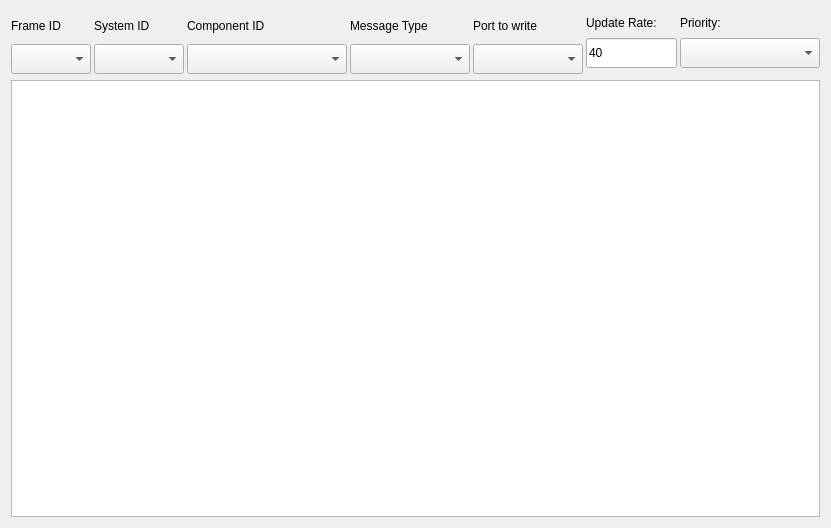
         <widget class="QWidget" name="scrollAreaWidgetContents">
          <property name="geometry">
           <rect>
            <x>0</x>
            <y>0</y>
            <width>831</width>
            <height>528</height>
           </rect>
          </property>
          <layout class="QVBoxLayout" name="verticalLayout_14">
           <item>
            <layout class="QHBoxLayout" name="horizontalLayout_6">
             <property name="spacing">
              <number>3</number>
             </property>
             <item>
              <layout class="QVBoxLayout" name="verticalLayout_7">
               <property name="spacing">
                <number>3</number>
               </property>
               <item>
                <widget class="QLabel" name="textBrowser_5">
                 <property name="sizePolicy">
                  <sizepolicy hsizetype="MinimumExpanding" vsizetype="Fixed">
                   <horstretch>0</horstretch>
                   <verstretch>0</verstretch>
                  </sizepolicy>
                 </property>
                 <property name="minimumSize">
                  <size>
                   <width>80</width>
                   <height>30</height>
                  </size>
                 </property>
                 <property name="maximumSize">
                  <size>
                   <width>16777215</width>
                   <height>30</height>
                  </size>
                 </property>
                 <property name="sizeIncrement">
                  <size>
                   <width>0</width>
                   <height>0</height>
                  </size>
                 </property>
                 <property name="baseSize">
                  <size>
                   <width>0</width>
                   <height>0</height>
                  </size>
                 </property>
                 <property name="layoutDirection">
                  <enum>Qt::LeftToRight</enum>
                 </property>
                 <property name="autoFillBackground">
                  <bool>false</bool>
                 </property>
                 <property name="text">
                  <string>Frame ID</string>
                 </property>
                </widget>
               </item>
               <item>
                <widget class="QComboBox" name="cmbx_relay_frameid">
                 <property name="sizePolicy">
                  <sizepolicy hsizetype="MinimumExpanding" vsizetype="Fixed">
                   <horstretch>30</horstretch>
                   <verstretch>0</verstretch>
                  </sizepolicy>
                 </property>
                 <property name="minimumSize">
                  <size>
                   <width>78</width>
                   <height>30</height>
                  </size>
                 </property>
                 <property name="maximumSize">
                  <size>
                   <width>16777215</width>
                   <height>16777215</height>
                  </size>
                 </property>
                 <property name="baseSize">
                  <size>
                   <width>0</width>
                   <height>0</height>
                  </size>
                 </property>
                 <property name="sizeAdjustPolicy">
                  <enum>QComboBox::AdjustToContents</enum>
                 </property>
                </widget>
               </item>
              </layout>
             </item>
             <item>
              <layout class="QVBoxLayout" name="verticalLayout_8">
               <property name="spacing">
                <number>3</number>
               </property>
               <item>
                <widget class="QLabel" name="textBrowser_7">
                 <property name="sizePolicy">
                  <sizepolicy hsizetype="MinimumExpanding" vsizetype="Fixed">
                   <horstretch>0</horstretch>
                   <verstretch>0</verstretch>
                  </sizepolicy>
                 </property>
                 <property name="minimumSize">
                  <size>
                   <width>90</width>
                   <height>30</height>
                  </size>
                 </property>
                 <property name="maximumSize">
                  <size>
                   <width>16777215</width>
                   <height>30</height>
                  </size>
                 </property>
                 <property name="sizeIncrement">
                  <size>
                   <width>0</width>
                   <height>0</height>
                  </size>
                 </property>
                 <property name="baseSize">
                  <size>
                   <width>0</width>
                   <height>0</height>
                  </size>
                 </property>
                 <property name="layoutDirection">
                  <enum>Qt::LeftToRight</enum>
                 </property>
                 <property name="autoFillBackground">
                  <bool>false</bool>
                 </property>
                 <property name="text">
                  <string>System ID</string>
                 </property>
                </widget>
               </item>
               <item>
                <widget class="QComboBox" name="cmbx_relay_sysid">
                 <property name="sizePolicy">
                  <sizepolicy hsizetype="MinimumExpanding" vsizetype="Fixed">
                   <horstretch>30</horstretch>
                   <verstretch>0</verstretch>
                  </sizepolicy>
                 </property>
                 <property name="minimumSize">
                  <size>
                   <width>80</width>
                   <height>30</height>
                  </size>
                 </property>
                 <property name="maximumSize">
                  <size>
                   <width>16777215</width>
                   <height>16777215</height>
                  </size>
                 </property>
                 <property name="baseSize">
                  <size>
                   <width>0</width>
                   <height>0</height>
                  </size>
                 </property>
                 <property name="sizeAdjustPolicy">
                  <enum>QComboBox::AdjustToContents</enum>
                 </property>
                </widget>
               </item>
              </layout>
             </item>
             <item>
              <layout class="QVBoxLayout" name="verticalLayout_10">
               <property name="spacing">
                <number>3</number>
               </property>
               <item>
                <widget class="QLabel" name="textBrowser_8">
                 <property name="sizePolicy">
                  <sizepolicy hsizetype="MinimumExpanding" vsizetype="Fixed">
                   <horstretch>0</horstretch>
                   <verstretch>0</verstretch>
                  </sizepolicy>
                 </property>
                 <property name="minimumSize">
                  <size>
                   <width>160</width>
                   <height>30</height>
                  </size>
                 </property>
                 <property name="maximumSize">
                  <size>
                   <width>16777215</width>
                   <height>30</height>
                  </size>
                 </property>
                 <property name="sizeIncrement">
                  <size>
                   <width>0</width>
                   <height>0</height>
                  </size>
                 </property>
                 <property name="baseSize">
                  <size>
                   <width>0</width>
                   <height>0</height>
                  </size>
                 </property>
                 <property name="layoutDirection">
                  <enum>Qt::LeftToRight</enum>
                 </property>
                 <property name="autoFillBackground">
                  <bool>false</bool>
                 </property>
                 <property name="text">
                  <string>Component ID</string>
                 </property>
                </widget>
               </item>
               <item>
                <widget class="QComboBox" name="cmbx_relay_compid">
                 <property name="sizePolicy">
                  <sizepolicy hsizetype="MinimumExpanding" vsizetype="Fixed">
                   <horstretch>30</horstretch>
                   <verstretch>0</verstretch>
                  </sizepolicy>
                 </property>
                 <property name="minimumSize">
                  <size>
                   <width>160</width>
                   <height>30</height>
                  </size>
                 </property>
                 <property name="maximumSize">
                  <size>
                   <width>16777215</width>
                   <height>16777215</height>
                  </size>
                 </property>
                 <property name="baseSize">
                  <size>
                   <width>0</width>
                   <height>0</height>
                  </size>
                 </property>
                 <property name="sizeAdjustPolicy">
                  <enum>QComboBox::AdjustToContents</enum>
                 </property>
                </widget>
               </item>
              </layout>
             </item>
             <item>
              <layout class="QVBoxLayout" name="verticalLayout_16">
               <property name="spacing">
                <number>3</number>
               </property>
               <item>
                <widget class="QLabel" name="textBrowser_15">
                 <property name="sizePolicy">
                  <sizepolicy hsizetype="MinimumExpanding" vsizetype="Fixed">
                   <horstretch>0</horstretch>
                   <verstretch>0</verstretch>
                  </sizepolicy>
                 </property>
                 <property name="minimumSize">
                  <size>
                   <width>120</width>
                   <height>30</height>
                  </size>
                 </property>
                 <property name="maximumSize">
                  <size>
                   <width>16777215</width>
                   <height>30</height>
                  </size>
                 </property>
                 <property name="sizeIncrement">
                  <size>
                   <width>0</width>
                   <height>0</height>
                  </size>
                 </property>
                 <property name="baseSize">
                  <size>
                   <width>0</width>
                   <height>0</height>
                  </size>
                 </property>
                 <property name="layoutDirection">
                  <enum>Qt::LeftToRight</enum>
                 </property>
                 <property name="autoFillBackground">
                  <bool>false</bool>
                 </property>
                 <property name="text">
                  <string>Message Type</string>
                 </property>
                </widget>
               </item>
               <item>
                <widget class="QComboBox" name="cmbx_relay_msg_type">
                 <property name="sizePolicy">
                  <sizepolicy hsizetype="MinimumExpanding" vsizetype="Fixed">
                   <horstretch>0</horstretch>
                   <verstretch>0</verstretch>
                  </sizepolicy>
                 </property>
                 <property name="minimumSize">
                  <size>
                   <width>110</width>
                   <height>30</height>
                  </size>
                 </property>
                 <property name="maximumSize">
                  <size>
                   <width>16777215</width>
                   <height>16777215</height>
                  </size>
                 </property>
                 <property name="baseSize">
                  <size>
                   <width>0</width>
                   <height>0</height>
                  </size>
                 </property>
                 <property name="sizeAdjustPolicy">
                  <enum>QComboBox::AdjustToContents</enum>
                 </property>
                </widget>
               </item>
              </layout>
             </item>
             <item>
              <layout class="QVBoxLayout" name="verticalLayout_11">
               <property name="spacing">
                <number>3</number>
               </property>
               <item>
                <widget class="QLabel" name="textBrowser_11">
                 <property name="sizePolicy">
                  <sizepolicy hsizetype="MinimumExpanding" vsizetype="Fixed">
                   <horstretch>0</horstretch>
                   <verstretch>0</verstretch>
                  </sizepolicy>
                 </property>
                 <property name="minimumSize">
                  <size>
                   <width>110</width>
                   <height>30</height>
                  </size>
                 </property>
                 <property name="maximumSize">
                  <size>
                   <width>16777215</width>
                   <height>30</height>
                  </size>
                 </property>
                 <property name="sizeIncrement">
                  <size>
                   <width>0</width>
                   <height>0</height>
                  </size>
                 </property>
                 <property name="baseSize">
                  <size>
                   <width>0</width>
                   <height>0</height>
                  </size>
                 </property>
                 <property name="layoutDirection">
                  <enum>Qt::LeftToRight</enum>
                 </property>
                 <property name="autoFillBackground">
                  <bool>false</bool>
                 </property>
                 <property name="text">
                  <string>Port to write</string>
                 </property>
                </widget>
               </item>
               <item>
                <widget class="QComboBox" name="cmbx_relay_port_name">
                 <property name="sizePolicy">
                  <sizepolicy hsizetype="MinimumExpanding" vsizetype="Fixed">
                   <horstretch>0</horstretch>
                   <verstretch>0</verstretch>
                  </sizepolicy>
                 </property>
                 <property name="minimumSize">
                  <size>
                   <width>100</width>
                   <height>30</height>
                  </size>
                 </property>
                 <property name="maximumSize">
                  <size>
                   <width>16777215</width>
                   <height>16777215</height>
                  </size>
                 </property>
                 <property name="baseSize">
                  <size>
                   <width>0</width>
                   <height>0</height>
                  </size>
                 </property>
                 <property name="sizeAdjustPolicy">
                  <enum>QComboBox::AdjustToContents</enum>
                 </property>
                </widget>
               </item>
              </layout>
             </item>
             <item>
              <layout class="QVBoxLayout" name="verticalLayout_13">
               <property name="spacing">
                <number>3</number>
               </property>
               <item>
                <widget class="QLabel" name="textBrowser_6">
                 <property name="sizePolicy">
                  <sizepolicy hsizetype="MinimumExpanding" vsizetype="Fixed">
                   <horstretch>0</horstretch>
                   <verstretch>0</verstretch>
                  </sizepolicy>
                 </property>
                 <property name="text">
                  <string>Update Rate:</string>
                 </property>
                </widget>
               </item>
               <item>
                <widget class="QLineEdit" name="txt_relay_update_rate_hz">
                 <property name="sizePolicy">
                  <sizepolicy hsizetype="MinimumExpanding" vsizetype="Fixed">
                   <horstretch>0</horstretch>
                   <verstretch>0</verstretch>
                  </sizepolicy>
                 </property>
                 <property name="minimumSize">
                  <size>
                   <width>75</width>
                   <height>30</height>
                  </size>
                 </property>
                 <property name="maximumSize">
                  <size>
                   <width>16777215</width>
                   <height>16777215</height>
                  </size>
                 </property>
                 <property name="inputMask">
                  <string notr="true"/>
                 </property>
                 <property name="text">
                  <string notr="true">40</string>
                 </property>
                 <property name="maxLength">
                  <number>10</number>
                 </property>
                </widget>
               </item>
              </layout>
             </item>
             <item>
              <layout class="QVBoxLayout" name="verticalLayout_12">
               <property name="spacing">
                <number>3</number>
               </property>
               <item>
                <widget class="QLabel" name="textBrowser_16">
                 <property name="sizePolicy">
                  <sizepolicy hsizetype="MinimumExpanding" vsizetype="Fixed">
                   <horstretch>0</horstretch>
                   <verstretch>0</verstretch>
                  </sizepolicy>
                 </property>
                 <property name="text">
                  <string>Priority:</string>
                 </property>
                </widget>
               </item>
               <item>
                <widget class="QComboBox" name="cmbx_relay_priority">
                 <property name="sizePolicy">
                  <sizepolicy hsizetype="MinimumExpanding" vsizetype="Fixed">
                   <horstretch>0</horstretch>
                   <verstretch>0</verstretch>
                  </sizepolicy>
                 </property>
                 <property name="minimumSize">
                  <size>
                   <width>140</width>
                   <height>30</height>
                  </size>
                 </property>
                 <property name="sizeAdjustPolicy">
                  <enum>QComboBox::AdjustToContents</enum>
                 </property>
                </widget>
               </item>
              </layout>
             </item>
            </layout>
           </item>
           <item>
            <widget class="QTableWidget" name="tableWidget_mocap_relay">
             <property name="sizePolicy">
              <sizepolicy hsizetype="Expanding" vsizetype="Expanding">
               <horstretch>0</horstretch>
               <verstretch>0</verstretch>
              </sizepolicy>
             </property>
             <property name="sizeAdjustPolicy">
              <enum>QAbstractScrollArea::AdjustIgnored</enum>
             </property>
             <property name="editTriggers">
              <set>QAbstractItemView::NoEditTriggers</set>
             </property>
             <property name="tabKeyNavigation">
              <bool>false</bool>
             </property>
             <property name="showDropIndicator" stdset="0">
              <bool>false</bool>
             </property>
             <property name="dragDropOverwriteMode">
              <bool>false</bool>
             </property>
             <property name="selectionBehavior">
              <enum>QAbstractItemView::SelectItems</enum>
             </property>
             <attribute name="horizontalHeaderCascadingSectionResizes">
              <bool>true</bool>
             </attribute>
            </widget>
           </item>
          </layout>
         </widget>
